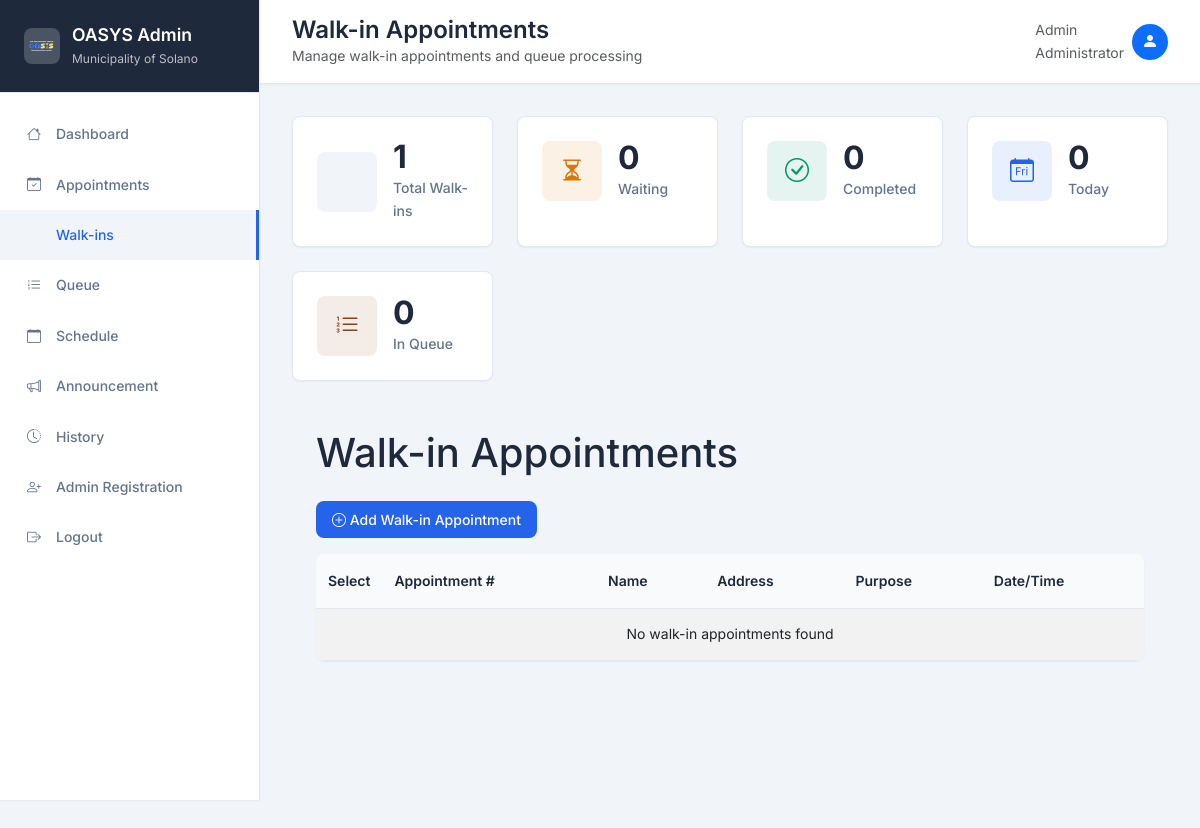
Page /admin/walk_in.php on the earlier database version.
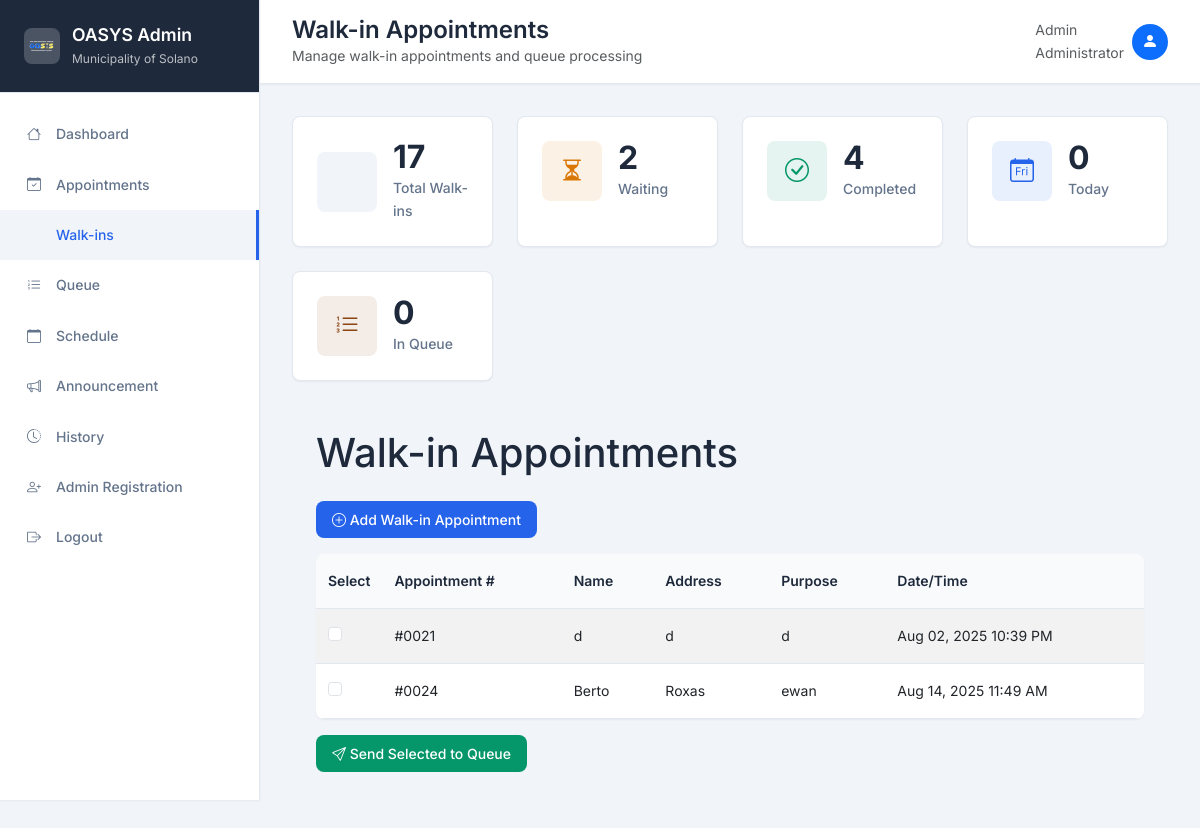
Same page on the later database version.
### tables this page shows
CREATE TABLE `walk_in`  (
  `id` int(11) NOT NULL AUTO_INCREMENT,
  `appointment_number` varchar(20) NOT NULL,
  `name` varchar(100) NOT NULL,
  `address` text NOT NULL,
  `purpose` varchar(255) NOT NULL,
  `created_at` timestamp(0) NOT NULL DEFAULT current_timestamp(0),
  `status` enum('Waiting','Complete') NULL DEFAULT NULL,
  PRIMARY KEY (`id`) USING BTREE,
  UNIQUE INDEX `appointment_number`(`appointment_number`) USING BTREE,
  INDEX `idx_walk_in_created_at`(`created_at`) USING BTREE
);

### admin/walk_in.php (the view, shortened to what this page needs)
<?php
include "connect.php";
$admin_name = "Admin";
$admin_role = "Administrator";
$walk_ins_query = "SELECT * FROM walk_in WHERE id NOT IN (SELECT walk_in_id FROM queue) AND status = 'waiting' ORDER BY created_at ASC";
$walk_ins_result = $con->query($walk_ins_query);
$total_walkins = 0;
$waiting_walkins = 0;
$complete_walkins = 0;
$today_walkins = 0;
$in_queue = 0;
$result = mysqli_query($con, "SELECT COUNT(*) as count FROM walk_in");
if ($result) $total_walkins = mysqli_fetch_row($result)[0];
$result = mysqli_query($con, "SELECT COUNT(*) as count FROM walk_in WHERE status = 'waiting'");
if ($result) $waiting_walkins = mysqli_fetch_row($result)[0];
$result = mysqli_query($con, "SELECT COUNT(*) as count FROM walk_in WHERE status = 'complete'");
if ($result) $complete_walkins = mysqli_fetch_row($result)[0];
$result = mysqli_query($con, "SELECT COUNT(*) as count FROM walk_in WHERE DATE(created_at) = CURDATE()");
if ($result) $today_walkins = mysqli_fetch_row($result)[0];
$queue_check = mysqli_query($con, "SHOW TABLES LIKE 'queue'");
if ($queue_check && mysqli_num_rows($queue_check) > 0) {
    $result = mysqli_query($con, "SELECT COUNT(*) as count FROM queue");
    if ($result) $in_queue = mysqli_fetch_row($result)[0];
}
?>
<!DOCTYPE html>
<html lang="en">
<head>
    <link href="https://cdn.jsdelivr.net/npm/bootstrap@5.3.0/dist/css/bootstrap.min.css" rel="stylesheet">
    <link rel="stylesheet" href="https://cdn.jsdelivr.net/npm/bootstrap-icons@1.10.0/font/bootstrap-icons.css">
</head>
<body>
    <div class="wrapper">
        <div class="sidebar" id="sidebar">
            <div class="sidebar-header">
                <div class="logo">
                    <div class="logo-icon">
                        <img src="../image/logo.png" alt="Logo" style="width: 32px; height: 32px; object-fit: contain;">
                    </div>
                    <div>
                        <h5>OASYS Admin</h5>
                        <div class="version">Municipality of Solano</div>
                    </div>
                </div>
            </div>
            <nav class="sidebar-nav">
                <a href="dashboard.php">
                    <i class="bi bi-house"></i>
                    Dashboard
                </a>
                <a href="appointment.php">
                    <i class="bi bi-calendar-check"></i>
                    Appointments
                </a>
                <a href="#" class="active">
                    Walk-ins
                </a>
                <a href="queue.php">
                    <i class="bi bi-list-ol"></i>
                    Queue
                </a>
                <a href="schedule.php">
                    <i class="bi bi-calendar"></i>
                    Schedule
                </a>
                <a href="announcement.php">
                    <i class="bi bi-megaphone"></i>
                    Announcement
                </a>
                <a href="history.php">
                    <i class="bi bi-clock-history"></i>
                    History
                </a>
                <a href="adminRegister.php">
                    <i class="bi bi-person-plus"></i>
                    Admin Registration
                </a>
                <a href="#">
                    <i class="bi bi-box-arrow-right"></i>
                    Logout
                </a>
            </nav>
        </div>
        <div class="main-content">
            <div class="topbar">
                <div class="d-flex justify-content-between align-items-center">
                    <div class="d-flex align-items-center">
                        <div>
                            <h1 class="page-title">Walk-in Appointments</h1>
                            <p class="text-muted mb-0 small d-none d-sm-block">Manage walk-in appointments and queue processing</p>
                        </div>
                    </div>
                    <div class="d-flex align-items-center">
                        <div class="d-none d-sm-inline me-2">
                            <div class="text-muted small"><?= htmlspecialchars($admin_name) ?></div>
                            <div class="text-muted small"><?= htmlspecialchars($admin_role) ?></div>
                        </div>
                        <div class="bg-primary text-white rounded-circle d-flex align-items-center justify-content-center" style="width: 36px; height: 36px;">
                            <i class="bi bi-person-fill"></i>
                        </div>
                    </div>
                </div>
            </div>
            <div class="content">
                <div class="stats-grid">
                    <div class="stats-card">
                        <div class="stats-card-content">
                            <div class="stats-icon">
                            </div>
                            <div class="stats-info">
                                <div class="stats-number"><?= $total_walkins ?></div>
                                <div class="stats-label">Total Walk-ins</div>
                            </div>
                        </div>
                    </div>
                    <div class="stats-card">
                        <div class="stats-card-content">
                            <div class="stats-icon" style="background: rgba(217, 119, 6, 0.1); color: var(--warning);">
                                <i class="bi bi-hourglass-split"></i>
                            </div>
                            <div class="stats-info">
                                <div class="stats-number"><?= $waiting_walkins ?></div>
                                <div class="stats-label">Waiting</div>
                            </div>
                        </div>
                    </div>
                    <div class="stats-card">
                        <div class="stats-card-content">
                            <div class="stats-icon" style="background: rgba(5, 150, 105, 0.1); color: var(--success);">
                                <i class="bi bi-check-circle"></i>
                            </div>
                            <div class="stats-info">
                                <div class="stats-number"><?= $complete_walkins ?></div>
                                <div class="stats-label">Completed</div>
                            </div>
                        </div>
                    </div>
                    <div class="stats-card">
                        <div class="stats-card-content">
                            <div class="stats-icon" style="background: rgba(37, 99, 235, 0.1); color: var(--accent);">
                                <i class="bi bi-calendar-day"></i>
                            </div>
                            <div class="stats-info">
                                <div class="stats-number"><?= $today_walkins ?></div>
                                <div class="stats-label">Today</div>
                            </div>
                        </div>
                    </div>
                    <div class="stats-card">
                        <div class="stats-card-content">
                            <div class="stats-icon" style="background: rgba(139, 69, 19, 0.1); color: #8b4513;">
                                <i class="bi bi-list-ol"></i>
                            </div>
                            <div class="stats-info">
                                <div class="stats-number"><?= $in_queue ?></div>
                                <div class="stats-label">In Queue</div>
                            </div>
                        </div>
                    </div>
                </div>
                <div class="container-fluid">
    <div class="row">
        <div class="col-md-9 ms-sm-auto col-lg-10 px-md-4 main-content">
            <h1 class="mb-4 mt-3">Walk-in Appointments</h1>
            <button type="button" class="btn btn-primary mb-3" data-bs-toggle="modal" data-bs-target="#addWalkInModal">
                <i class="bi bi-plus-circle"></i> Add Walk-in Appointment
            </button>
            <form method="post" action="walk_in.php">
                <div class="table-responsive">
                    <table class="table table-striped table-hover">
                        <thead class="table-dark">
                            <tr>
                                <th width="50px">Select</th>
                                <th>Appointment #</th>
                                <th>Name</th>
                                <th>Address</th>
                                <th>Purpose</th>
                                <th>Date/Time</th>
                            </tr>
                        </thead>
                        <tbody>
                            <?php if ($walk_ins_result->num_rows > 0): ?>
                                <?php while($walk_in = $walk_ins_result->fetch_assoc()): ?>
                                <tr>
                                    <td>
                                        <div class="form-check">
                                            <input class="form-check-input row-checkbox" type="checkbox"
                                                   name="selected_walkins[]" value="<?= $walk_in['id'] ?>">
                                        </div>
                                    </td>
                                    <td><?= $walk_in['appointment_number'] ?></td>
                                    <td><?= $walk_in['name'] ?></td>
                                    <td><?= $walk_in['address'] ?></td>
                                    <td><?= $walk_in['purpose'] ?></td>
                                    <td><?= date('M d, Y h:i A', strtotime($walk_in['created_at'])) ?></td>
                                </tr>
                                <?php endwhile; ?>
                            <?php else: ?>
                                <tr>
                                    <td colspan="6" class="text-center">No walk-in appointments found</td>
                                </tr>
                            <?php endif; ?>
                        </tbody>
                    </table>
                </div>
                <?php if ($walk_ins_result->num_rows > 0): ?>
                <button type="submit" name="send_to_queue" class="btn btn-success mt-3">
                    <i class="bi bi-send"></i> Send Selected to Queue
                </button>
                <?php endif; ?>
            </form>
        </div>
    </div>
</div>
</body>
</html>

### admin/walk_in.php (style rules this page uses)
:root { --primary: #1e293b; --secondary: #64748b; --accent: #2563eb; --success: #059669; --warning: #d97706; --danger: #dc2626; --light: #f8fafc; --lighter: #f1f5f9; --dark: #0f172a; --border: #e2e8f0; --text-primary: #1e293b; --text-secondary: #64748b; --text-muted: #94a3b8; --shadow-sm: 0 1px 2px 0 rgb(0 0 0 / 0.05); --shadow-md: 0 4px 6px -1px rgb(0 0 0 / 0.1), 0 2px 4px -2px rgb(0 0 0 / 0.1); --shadow-lg: 0 10px 15px -3px rgb(0 0 0 / 0.1), 0 4px 6px -4px rgb(0 0 0 / 0.1); --radius: 8px; }
* { margin: 0; padding: 0; box-sizing: border-box; }
body { font-family: 'Inter', -apple-system, BlinkMacSystemFont, sans-serif; background-color: var(--lighter); color: var(--text-primary); line-height: 1.6; }
.wrapper { display: flex; min-height: 100vh; }
.sidebar { width: 260px; background: white; border-right: 1px solid var(--border); position: fixed; height: 100vh; z-index: 1000; box-shadow: var(--shadow-sm); transition: transform 0.3s ease; overflow-y: auto; }
.sidebar-header { padding: 1.5rem; border-bottom: 1px solid var(--border); background: var(--primary); color: white; position: sticky; top: 0; z-index: 10; }
.sidebar-header .logo { display: flex; align-items: center; gap: 0.75rem; }
.sidebar-header .logo-icon { width: 36px; height: 36px; background: rgba(255, 255, 255, 0.2); border-radius: 8px; display: flex; align-items: center; justify-content: center; font-size: 1.2rem; color: white; }
.sidebar-header h5 { font-weight: 600; font-size: 1.1rem; margin: 0; }
.sidebar-header .version { font-size: 0.75rem; opacity: 0.7; margin-top: 0.25rem; }
.sidebar-nav { padding: 1rem 0; }
.sidebar-nav a { display: flex; align-items: center; padding: 0.875rem 1.5rem; color: var(--text-secondary); text-decoration: none; font-size: 0.875rem; font-weight: 500; transition: all 0.2s ease; border: none; background: transparent; position: relative; }
.sidebar-nav a:hover, .sidebar-nav a.active { background: var(--lighter); color: var(--accent); }
.sidebar-nav a.active::before { content: ''; position: absolute; right: 0; top: 0; bottom: 0; width: 3px; background: var(--accent); }
.sidebar-nav a i { width: 20px; margin-right: 0.75rem; text-align: center; }
.main-content { margin-left: 260px; flex: 1; min-height: 100vh; width: calc(100% - 260px); }
.topbar { background: white; border-bottom: 1px solid var(--border); padding: 1rem 2rem; box-shadow: var(--shadow-sm); position: sticky; top: 0; z-index: 500; }
.content { padding: 2rem; }
.page-title { font-size: 1.5rem; font-weight: 600; color: var(--text-primary); margin: 0; }
.stats-grid { display: grid; grid-template-columns: repeat(auto-fit, minmax(200px, 1fr)); gap: 1.5rem; margin-bottom: 2rem; }
.stats-card { background: white; border-radius: var(--radius); padding: 1.5rem; box-shadow: var(--shadow-sm); border: 1px solid var(--border); transition: all 0.3s ease; }
.stats-card-content { display: flex; align-items: center; }
.stats-icon { width: 60px; height: 60px; border-radius: var(--radius); display: flex; align-items: center; justify-content: center; margin-right: 1rem; font-size: 1.5rem; background: var(--lighter); color: var(--accent); flex-shrink: 0; }
.stats-info { flex: 1; min-width: 0; }
.stats-number { font-size: 2rem; font-weight: 700; color: var(--text-primary); line-height: 1; margin-bottom: 0.25rem; }
.stats-label { font-size: 0.875rem; color: var(--text-secondary); font-weight: 500; }
.table { background: white; border-radius: var(--radius); overflow: hidden; box-shadow: var(--shadow-sm); margin: 0; }
.table thead th { background: var(--light); border-bottom: 1px solid var(--border); font-weight: 600; font-size: 0.875rem; color: var(--text-primary); padding: 1rem 0.75rem; border-top: none; }
.table tbody td { padding: 0.875rem 0.75rem; border-bottom: 1px solid var(--border); font-size: 0.875rem; vertical-align: middle; }
.table-responsive { border-radius: var(--radius); overflow: hidden; box-shadow: var(--shadow-sm); }
.btn { border-radius: var(--radius); font-weight: 500; padding: 0.5rem 1rem; font-size: 0.875rem; transition: all 0.2s ease; border: none; }
.btn-primary { background-color: var(--accent); border-color: var(--accent); }
.btn-success { background-color: var(--success); border-color: var(--success); }

Differences in the rows shown:
added walk_in: appointment_number "#0021", name "d", address "d", purpose "d", created_at "Aug 02, 2025 10:39 PM"
added walk_in: appointment_number "#0024", name "Berto", address "Roxas", purpose "ewan", created_at "Aug 14, 2025 11:49 AM"
Other differences:
$total_walkins: "1" → "17"
$waiting_walkins: "0" → "2"
$complete_walkins: "0" → "4"
text no longer shown: "No walk-in appointments found"
text now shown: "Send Selected to Queue"
